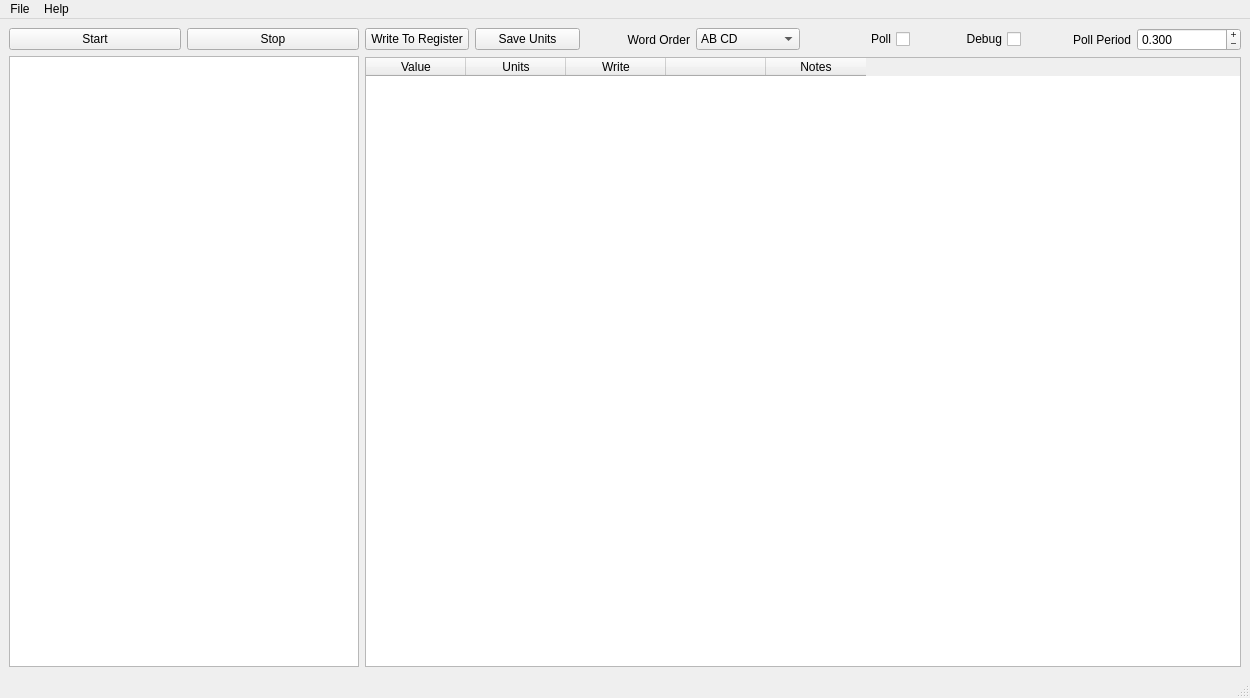
<?xml version="1.0" encoding="UTF-8"?>
<ui version="4.0">
 <class>MainWindow</class>
 <widget class="QMainWindow" name="MainWindow">
  <property name="geometry">
   <rect>
    <x>0</x>
    <y>0</y>
    <width>1250</width>
    <height>698</height>
   </rect>
  </property>
  <property name="windowTitle">
   <string>Modbus Master Tool</string>
  </property>
  <property name="windowIcon">
   <iconset>
    <normaloff>../modbus.png</normaloff>../modbus.png</iconset>
  </property>
  <widget class="QWidget" name="centralwidget">
   <layout class="QHBoxLayout" name="horizontalLayout_3">
    <item>
     <layout class="QVBoxLayout" name="verticalLayout_2">
      <item>
       <layout class="QHBoxLayout" name="horizontalLayout">
        <item>
         <widget class="QPushButton" name="btnStart">
          <property name="text">
           <string>Start</string>
          </property>
         </widget>
        </item>
        <item>
         <widget class="QPushButton" name="btnStop">
          <property name="text">
           <string>Stop</string>
          </property>
         </widget>
        </item>
       </layout>
      </item>
      <item>
       <widget class="QTreeWidget" name="treeWidget">
        <property name="maximumSize">
         <size>
          <width>350</width>
          <height>16777215</height>
         </size>
        </property>
        <property name="rootIsDecorated">
         <bool>true</bool>
        </property>
        <property name="uniformRowHeights">
         <bool>false</bool>
        </property>
        <property name="itemsExpandable">
         <bool>true</bool>
        </property>
        <property name="animated">
         <bool>true</bool>
        </property>
        <property name="headerHidden">
         <bool>true</bool>
        </property>
        <attribute name="headerVisible">
         <bool>false</bool>
        </attribute>
        <column>
         <property name="text">
          <string notr="true">1</string>
         </property>
        </column>
       </widget>
      </item>
     </layout>
    </item>
    <item>
     <layout class="QVBoxLayout" name="verticalLayout">
      <item>
       <layout class="QHBoxLayout" name="horizontalLayout_2">
        <item>
         <widget class="QPushButton" name="btnWrite">
          <property name="text">
           <string>Write To Register</string>
          </property>
         </widget>
        </item>
        <item>
         <widget class="QPushButton" name="btnUnits">
          <property name="text">
           <string>Save Units</string>
          </property>
         </widget>
        </item>
        <item>
         <widget class="QLabel" name="label_2">
          <property name="text">
           <string>Word Order</string>
          </property>
          <property name="alignment">
           <set>Qt::AlignRight|Qt::AlignTrailing|Qt::AlignVCenter</set>
          </property>
         </widget>
        </item>
        <item>
         <widget class="QComboBox" name="comboBoxDataEncode">
          <item>
           <property name="text">
            <string>AB CD</string>
           </property>
          </item>
          <item>
           <property name="text">
            <string>CD AB</string>
           </property>
          </item>
         </widget>
        </item>
        <item>
         <widget class="QCheckBox" name="checkBoxPoll">
          <property name="layoutDirection">
           <enum>Qt::RightToLeft</enum>
          </property>
          <property name="text">
           <string>Poll</string>
          </property>
         </widget>
        </item>
        <item>
         <widget class="QCheckBox" name="checkDebug">
          <property name="layoutDirection">
           <enum>Qt::RightToLeft</enum>
          </property>
          <property name="text">
           <string>Debug</string>
          </property>
         </widget>
        </item>
        <item>
         <widget class="QLabel" name="label">
          <property name="toolTip">
           <string extracomment="wit"/>
          </property>
          <property name="autoFillBackground">
           <bool>false</bool>
          </property>
          <property name="frameShape">
           <enum>QFrame::NoFrame</enum>
          </property>
          <property name="text">
           <string>Poll Period</string>
          </property>
          <property name="scaledContents">
           <bool>false</bool>
          </property>
          <property name="alignment">
           <set>Qt::AlignRight|Qt::AlignTrailing|Qt::AlignVCenter</set>
          </property>
          <property name="wordWrap">
           <bool>false</bool>
          </property>
         </widget>
        </item>
        <item>
         <widget class="QDoubleSpinBox" name="spinBoxPollRate">
          <property name="alignment">
           <set>Qt::AlignLeading|Qt::AlignLeft|Qt::AlignVCenter</set>
          </property>
          <property name="buttonSymbols">
           <enum>QAbstractSpinBox::PlusMinus</enum>
          </property>
          <property name="showGroupSeparator" stdset="0">
           <bool>false</bool>
          </property>
          <property name="decimals">
           <number>3</number>
          </property>
          <property name="minimum">
           <double>0.010000000000000</double>
          </property>
          <property name="singleStep">
           <double>0.100000000000000</double>
          </property>
          <property name="value">
           <double>0.300000000000000</double>
          </property>
         </widget>
        </item>
       </layout>
      </item>
      <item>
       <widget class="QTableWidget" name="tableWidget">
        <property name="toolTip">
         <string/>
        </property>
        <property name="toolTipDuration">
         <number>-1</number>
        </property>
        <property name="gridStyle">
         <enum>Qt::SolidLine</enum>
        </property>
        <property name="cornerButtonEnabled">
         <bool>false</bool>
        </property>
        <attribute name="horizontalHeaderVisible">
         <bool>true</bool>
        </attribute>
        <attribute name="horizontalHeaderShowSortIndicator" stdset="0">
         <bool>false</bool>
        </attribute>
        <attribute name="horizontalHeaderStretchLastSection">
         <bool>false</bool>
        </attribute>
        <attribute name="verticalHeaderVisible">
         <bool>true</bool>
        </attribute>
        <attribute name="verticalHeaderCascadingSectionResizes">
         <bool>false</bool>
        </attribute>
        <attribute name="verticalHeaderShowSortIndicator" stdset="0">
         <bool>false</bool>
        </attribute>
        <attribute name="verticalHeaderStretchLastSection">
         <bool>false</bool>
        </attribute>
        <column>
         <property name="text">
          <string>Value</string>
         </property>
        </column>
        <column>
         <property name="text">
          <string>Units</string>
         </property>
        </column>
        <column>
         <property name="text">
          <string>Write</string>
         </property>
        </column>
        <column>
         <property name="text">
          <string/>
         </property>
        </column>
        <column>
         <property name="text">
          <string>Notes</string>
         </property>
        </column>
       </widget>
      </item>
     </layout>
    </item>
   </layout>
  </widget>
  <widget class="QStatusBar" name="statusBar"/>
  <widget class="QMenuBar" name="menuBar">
   <property name="geometry">
    <rect>
     <x>0</x>
     <y>0</y>
     <width>1250</width>
     <height>21</height>
    </rect>
   </property>
   <widget class="QMenu" name="menuFile">
    <property name="title">
     <string>File</string>
    </property>
    <addaction name="actionSetup"/>
    <addaction name="actionSave_View_List"/>
    <addaction name="actionLoad_View_List"/>
    <addaction name="separator"/>
    <addaction name="actionQuit"/>
   </widget>
   <widget class="QMenu" name="menuHelp">
    <property name="title">
     <string>Help</string>
    </property>
   </widget>
   <addaction name="menuFile"/>
   <addaction name="menuHelp"/>
  </widget>
  <action name="actionSetup">
   <property name="text">
    <string>Setup</string>
   </property>
  </action>
  <action name="actionQuit">
   <property name="text">
    <string>Quit</string>
   </property>
  </action>
  <action name="actionSave_View_List">
   <property name="text">
    <string>Save View List</string>
   </property>
  </action>
  <action name="actionLoad_View_List">
   <property name="text">
    <string>Load View List</string>
   </property>
  </action>
 </widget>
 <resources/>
 <connections/>
</ui>
